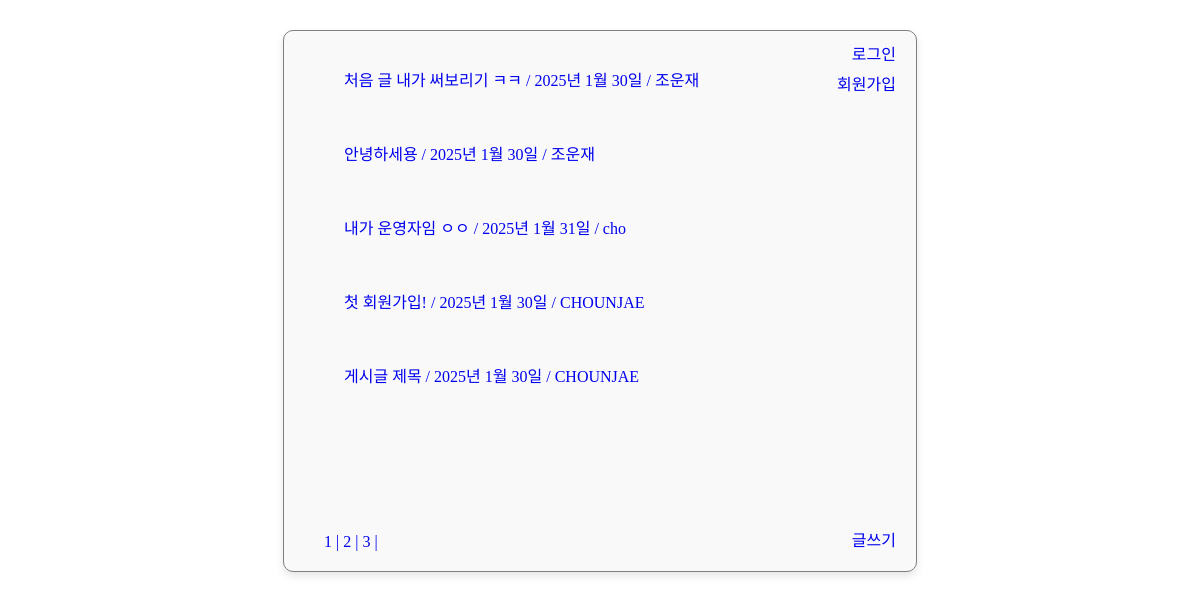
Screenshot of /CUJO/ with the database file from the repository.
### CUJO/models.py (models this page shows, shortened)
class PostDash(models.Model) :
    title = models.CharField(max_length=50)
    user = models.ForeignKey(settings.AUTH_USER_MODEL, on_delete = models.CASCADE, default=0)
    date = models.DateField(auto_now=True)
    main = models.TextField()
    like = models.IntegerField(default=0)
    unlike = models.IntegerField(default=0)

class User(AbstractUser) :
    pass
    def __str__(self) :
        return self.username

### CUJO/views.py (the view)
# urls.py: path('', views.index,name='index'),
def index(request) :
    postdash = PostDash.objects.all().order_by('-like')
    pages = Paginator(postdash,5)
    page_number = request.GET.get("page")
    page_obj = pages.get_page(page_number)
    context = {"Dashboard": page_obj}
    return render(request,'CUJO/index.html', context)

### CUJO/templates/CUJO/index.html (shortened to what this page needs)
<!DOCTYPE html>
<html>
  <head>
  </head>
  <body>
    <div class="box">
      {%for board in Dashboard%}
      <ol>
        <a href="{% url 'CUJO:dashboard' board.id %}"
          >{{board.title}} / {{board.date}} / {{board.user}}</a
        >
      </ol>
      <br />
      {%endfor%} {% if user.is_authenticated %}
      <li class="login">어서오세요 {{user}}님</li>
      <li class="logout"><a href="{%url 'CUJO:logout' %}"> 로그아웃 </a></li>
      <li class="write"><a href="{%url 'CUJO:write' %}"> 글쓰기 </a></li>
      {%else%}
      <li class="login"><a href="{%url 'CUJO:login' %}"> 로그인 </a></li>
      <li class="logout">
        <a href="{%url 'CUJO:signup' %}"> 회원가입 </a>
      </li>
      <li class="write"><a href="{%url 'CUJO:login' %}"> 글쓰기 </a></li>
      {%endif%}
      <div class="pagination">
        <span class="step-links">
          {% for pageview in Dashboard.paginator.page_range %}
          <a href="?page={{pageview}}"> {{pageview}} |</a>
          {%endfor%}
        </span>
      </div>
    </div>
  </body>
</html>

### CUJO/templates/CUJO/index.html (style rules this page uses)
li { list-style: none; }
a { text-decoration: none; }
.box { position: relative; display: block; width: 50%; height: 500px; margin: 30px auto; border: solid gray 1px; padding: 20px; box-shadow: 0 4px 8px rgba(0, 0, 0, 0.1); background-color: #f9f9f9; border-radius: 10px; }
.login { position: absolute; right: 20px; top: 10px; }
.logout { position: absolute; right: 20px; top: 40px; }
.write { position: absolute; right: 20px; bottom: 20px; }
.pagination { position: absolute; bottom: 20px; left: 40px; }

### rows the page displays
PostDash: title "처음 글 내가 써보리기 ㅋㅋ", date "2025년 1월 30일", user "조운재"
PostDash: title "안녕하세용", date "2025년 1월 30일", user "조운재"
PostDash: title "내가 운영자임 ㅇㅇ", date "2025년 1월 31일", user "cho"
PostDash: title "첫 회원가입!", date "2025년 1월 30일", user "CHOUNJAE"
PostDash: title "게시글 제목", date "2025년 1월 30일", user "CHOUNJAE"

### other values shown
{{ pageview }} "1" "2" "3"
